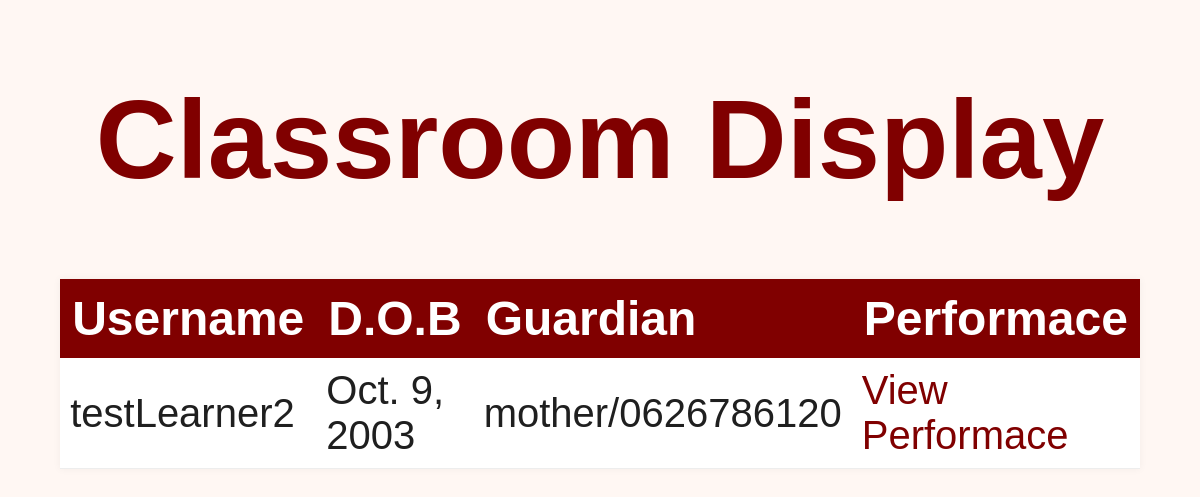
The page /viewClassroom/8 on the database its author committed.
### studentTrack/models.py (models this page shows, shortened)
class Student(models.Model):
    user=models.ForeignKey(settings.AUTH_USER_MODEL,on_delete=models.CASCADE)
    subjects = models.ManyToManyField(Subject)
    classroom = models.ForeignKey(Classroom, on_delete=models.CASCADE)
    dateOfBirth=models.DateField(null=True,blank=True)
    guardian=models.CharField(null=True,blank=True)

class CustomUser(AbstractUser):
    role = models.CharField(max_length=10,choices=[('teacher','Teacher'),('student','Student'),('admin','Admin')])

### studentTrack/views.py (the view)
# urls.py: path('viewClassroom/<int:pk>',views.viewClassroom,name='viewClassroom'),
def viewClassroom(request, pk):
    classroom=Classroom.objects.get(pk=pk)
    students=Student.objects.filter(classroom=classroom)
    return render(request,'classroomView.html',{'students':students})

### studentTrack/templates/classroomView.html (shortened to what this page needs)
<!DOCTYPE html>
<html>
    <head>
        {%load static%}
        <link rel="stylesheet" type="text/css" href="{%static "css/tables.css"%}">
    </head>
    <body>
        <h1>Classroom Display</h1>
        <table>
            <thead>
                <tr>
                    <th>Username</th>
                    <th>D.O.B</th>
                    <th>Guardian</th>
                    <th>Performace</th>
                </tr>
            </thead>
            <tbody>
        {%for s in students%}
                <tr>
                    <td>{{s.user.username}}</td>
                    <td>{{s.dateOfBirth}}</td>
                    <td>{{s.guardian}}</td>
                    <td><a href="{%url 'studentView' s.user.id%}">View Performace</a></td>
                </tr>
        {%endfor%}
            </tbody>
        </table>
    </body>
</html>

### studentTrack/static/css/tables.css (style rules this page uses)
html { background-color: #fff7f3; font-family: arial, sans-serif; color: #1f1f1f; }
h1,h2,h3 { color: #800000; font-size: 7rem; text-align: center; }
table { width: 90%; margin: 20px auto; border-collapse: collapse; background-color: white; box-shadow: 0 0 8px rgba(0, 0, 0, 0.05); }
th { background-color: #800000; color: white; padding: 12px; text-align: left; font-size: 3rem; }
td { padding: 10px; border-bottom: 1px solid #EDEDED; font-size: 2.5rem; }
a { color:#800000; text-decoration: none; }

### rows shown on the page
Student: user.username "testLearner2", dateOfBirth "Oct. 9, 2003", guardian "mother/0626786120"
